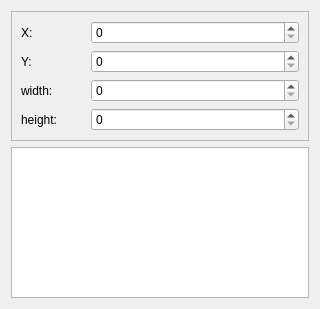
<?xml version="1.0" encoding="UTF-8"?>
<ui version="4.0">
 <class>Form</class>
 <widget class="QWidget" name="Form">
  <property name="geometry">
   <rect>
    <x>0</x>
    <y>0</y>
    <width>320</width>
    <height>309</height>
   </rect>
  </property>
  <property name="windowTitle">
   <string>Form</string>
  </property>
  <layout class="QVBoxLayout" name="vLayoutForm">
   <item>
    <widget class="QFrame" name="frmLocation">
     <property name="frameShape">
      <enum>QFrame::StyledPanel</enum>
     </property>
     <property name="frameShadow">
      <enum>QFrame::Raised</enum>
     </property>
     <layout class="QVBoxLayout" name="vLayoutLocation">
      <item>
       <widget class="QFrame" name="frmX">
        <property name="frameShape">
         <enum>QFrame::NoFrame</enum>
        </property>
        <property name="frameShadow">
         <enum>QFrame::Raised</enum>
        </property>
        <layout class="QHBoxLayout" name="hLayoutX">
         <property name="spacing">
          <number>0</number>
         </property>
         <property name="margin">
          <number>0</number>
         </property>
         <item>
          <widget class="QLabel" name="labelX">
           <property name="minimumSize">
            <size>
             <width>70</width>
             <height>0</height>
            </size>
           </property>
           <property name="maximumSize">
            <size>
             <width>70</width>
             <height>16777215</height>
            </size>
           </property>
           <property name="font">
            <font>
             <weight>50</weight>
             <bold>false</bold>
            </font>
           </property>
           <property name="text">
            <string>X:</string>
           </property>
          </widget>
         </item>
         <item>
          <widget class="QSpinBox" name="spinBoxX">
           <property name="maximum">
            <number>9999</number>
           </property>
          </widget>
         </item>
        </layout>
       </widget>
      </item>
      <item>
       <widget class="QFrame" name="frmY">
        <property name="frameShape">
         <enum>QFrame::NoFrame</enum>
        </property>
        <property name="frameShadow">
         <enum>QFrame::Raised</enum>
        </property>
        <layout class="QHBoxLayout" name="hLayoutY">
         <property name="spacing">
          <number>0</number>
         </property>
         <property name="margin">
          <number>0</number>
         </property>
         <item>
          <widget class="QLabel" name="labelY">
           <property name="minimumSize">
            <size>
             <width>70</width>
             <height>0</height>
            </size>
           </property>
           <property name="maximumSize">
            <size>
             <width>70</width>
             <height>16777215</height>
            </size>
           </property>
           <property name="font">
            <font>
             <weight>50</weight>
             <bold>false</bold>
            </font>
           </property>
           <property name="text">
            <string>Y:</string>
           </property>
          </widget>
         </item>
         <item>
          <widget class="QSpinBox" name="spinBoxY">
           <property name="maximum">
            <number>9999</number>
           </property>
          </widget>
         </item>
        </layout>
       </widget>
      </item>
      <item>
       <widget class="QFrame" name="frmWidth">
        <property name="frameShape">
         <enum>QFrame::NoFrame</enum>
        </property>
        <property name="frameShadow">
         <enum>QFrame::Raised</enum>
        </property>
        <layout class="QHBoxLayout" name="hLayoutWidth">
         <property name="spacing">
          <number>0</number>
         </property>
         <property name="margin">
          <number>0</number>
         </property>
         <item>
          <widget class="QLabel" name="labelWidth">
           <property name="minimumSize">
            <size>
             <width>70</width>
             <height>0</height>
            </size>
           </property>
           <property name="maximumSize">
            <size>
             <width>70</width>
             <height>16777215</height>
            </size>
           </property>
           <property name="font">
            <font>
             <weight>50</weight>
             <bold>false</bold>
            </font>
           </property>
           <property name="text">
            <string>width:</string>
           </property>
          </widget>
         </item>
         <item>
          <widget class="QSpinBox" name="spinBoxWidth">
           <property name="maximum">
            <number>9999</number>
           </property>
          </widget>
         </item>
        </layout>
       </widget>
      </item>
      <item>
       <widget class="QFrame" name="frmHeight">
        <property name="frameShape">
         <enum>QFrame::NoFrame</enum>
        </property>
        <property name="frameShadow">
         <enum>QFrame::Raised</enum>
        </property>
        <layout class="QHBoxLayout" name="hLayoutHeight">
         <property name="spacing">
          <number>0</number>
         </property>
         <property name="margin">
          <number>0</number>
         </property>
         <item>
          <widget class="QLabel" name="labelHeight">
           <property name="minimumSize">
            <size>
             <width>70</width>
             <height>0</height>
            </size>
           </property>
           <property name="maximumSize">
            <size>
             <width>70</width>
             <height>16777215</height>
            </size>
           </property>
           <property name="font">
            <font>
             <weight>50</weight>
             <bold>false</bold>
            </font>
           </property>
           <property name="text">
            <string>height:</string>
           </property>
          </widget>
         </item>
         <item>
          <widget class="QSpinBox" name="spinBoxHeight">
           <property name="maximum">
            <number>9999</number>
           </property>
          </widget>
         </item>
        </layout>
       </widget>
      </item>
     </layout>
    </widget>
   </item>
   <item>
    <widget class="QTableView" name="mTableView"/>
   </item>
  </layout>
 </widget>
 <resources/>
 <connections/>
</ui>
